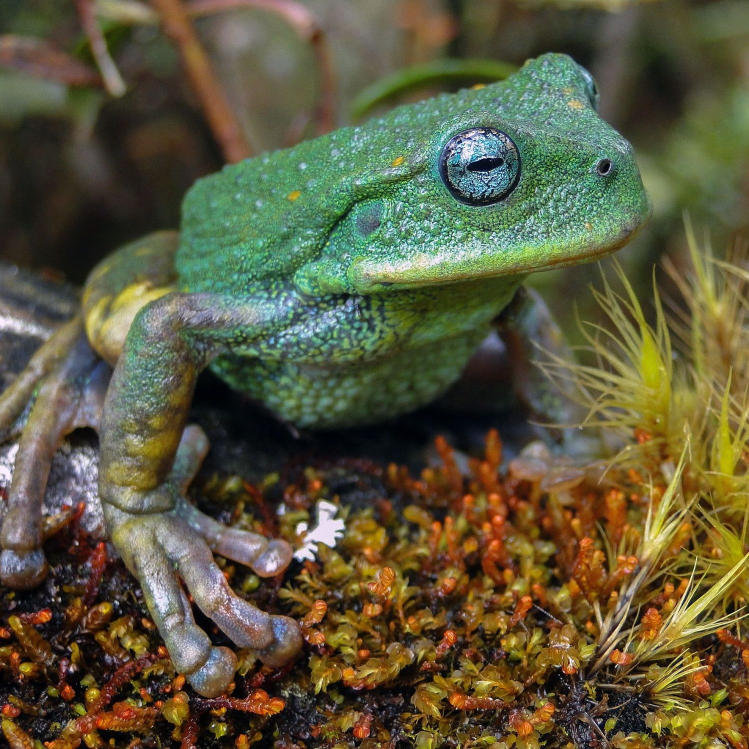
#> input picture ML Processing/frogs/frogs_sorted/0003.jpg, 1498 x 1498 px, found by its file name (shown at 1/2 size); its folder holds 4 pictures in this run
$ python crop.py
#> lines starting #> are read from the running program, lines starting #| are printed output that depends on the picture
# make photo 255x255
# FROGS
import os
import cv2

#crop
for file in os.listdir('ML Processing/frogs/frogs_sorted'):
    img = cv2.imread('ML Processing/frogs/frogs_sorted/%s'%file)
#> img is the input picture: shape (1498, 1498, 3); mean B, G, R 61.1, 88.2, 91.9
    height,width,_ = img.shape
#> height = 1498; width = 1498
    dim = min(width,height)
#> dim = 1498
    center = [height/2,width/2]
#> center = [749, 749]
    x = center[1] - dim/2
#> x = 0
    y = center[0] - dim/2
#> y = 0
#> pass 3 of the loop `for file in os.listdir('ML Processing/frogs/frogs_sorted'):`:
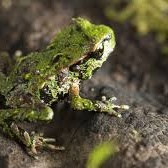
#> input picture ML Processing/frogs/frogs_sorted/0010.jpg, 168 x 168 px, found by its file name
#> img is the input picture: shape (168, 168, 3); mean B, G, R 59.5, 84.2, 90.4
#> the loop made 4 passes; the first 3 are shown
    crop_img = img[int(y):int(y+dim), int(x):int(x+dim)]
    cv2.imwrite('ML Processing/frogs/frogs_sorted/%s'%file,crop_img)

#resize
for file in os.listdir('ML Processing/frogs/frogs_sorted'):
    img = cv2.imread('ML Processing/frogs/frogs_sorted/%s' %file)
#> img: shape (1498, 1498, 3)
    height,width,_ = img.shape
#> height = 1498; width = 1498
    if height==width:
        resize_img = cv2.resize(img,(255,255),interpolation=cv2.INTER_AREA)
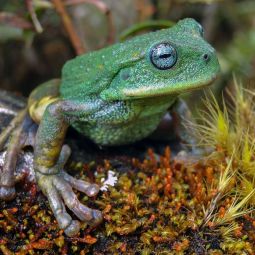
#> resize_img: shape (255, 255, 3); mean B, G, R 61.1, 88.2, 91.9
#> pass 3 of the loop `for file in os.listdir('ML Processing/frogs/frogs_sorted'):`:
#> img: shape (168, 168, 3)
#> `resize_img = cv2.resize(img,(255,255),interpolation=cv2.INTER_AREA)`:
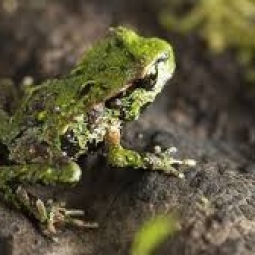
#> resize_img: shape (255, 255, 3); mean B, G, R 59.5, 84.1, 90.3
#> the loop made 4 passes; the first 3 are shown
        cv2.imwrite('ML Processing/frogs/frogs_processed/%s'%file,resize_img)

#check
#> (the run stopped early here; a loop or call above may not have finished)
